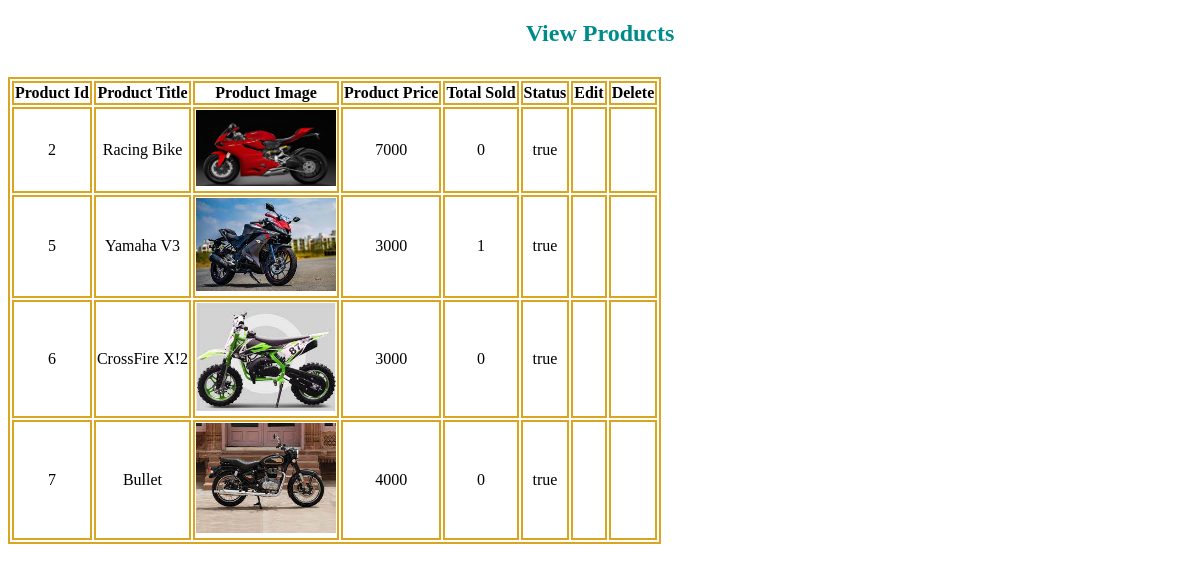
Screenshot of /admin_area/view_products.php with the database file from the repository.
### tables this page shows
CREATE TABLE `products` (
  `product_id` int(255) NOT NULL,
  `product_title` varchar(100) NOT NULL,
  `product_description` varchar(255) NOT NULL,
  `product_features` longtext NOT NULL,
  `product_keywords` varchar(255) NOT NULL,
  `category_id` int(20) NOT NULL,
  `brand_id` int(20) NOT NULL,
  `product_image1` varchar(255) NOT NULL,
  `product_image2` varchar(255) NOT NULL,
  `product_image3` varchar(255) NOT NULL,
  `price` varchar(100) NOT NULL,
  `date` timestamp NOT NULL DEFAULT current_timestamp() ON UPDATE current_timestamp(),
  `status` varchar(50) NOT NULL
);

### admin_area/view_products.php (the view, shortened to what this page needs)
<!DOCTYPE html>
<html lang="en">
<head>
</head>
<body>
    <h2>View Products</h2>
    <table class="table">
        <thead>
            <tr>
                <th>Product Id</th>
                <th>Product Title</th>
                <th>Product Image</th>
                <th>Product Price</th>
                <th>Total Sold</th>
                <th>Status</th>
                <th>Edit</th>
                <th>Delete</th>
            </tr>
        </thead>
        <tbody>
            <?php
                $get_products= "SELECT * FROM `products`";
                $result_products = mysqli_query($con,$get_products);
                while($row = mysqli_fetch_assoc($result_products))
                {
                    $product_id = $row['product_id'];
                    $product_title = $row['product_title'];
                    $product_image = $row['product_image1'];
                    $product_price = $row['price'];
                    $status = $row['status'];
            ?>
        <tr>
            <td><?php echo $product_id;?></td>
            <td><?php echo $product_title;?></td>
            <td><img class="product_img" src="./product_images/<?php echo $product_image;?>" alt=""></td>
            <td><?php echo $product_price;?></td>
            <td>
                <?php
                $sold_query = "SELECT * FROM `orders_pending` WHERE product_id=$product_id";
                $result_sold = mysqli_query($con,$sold_query);
                $sold_count = mysqli_num_rows($result_sold);
                echo $sold_count;
                ?>
            </td>
            <td><?php echo $status;?></td>
            <td><a href="index.php?edit_products=<?php echo $product_id;?>" class="text-dark"><i class="fa-solid fa-pen-to-square"></i></a></td>
            <td><a href="index.php?delete_products=<?php echo $product_id;?>" class="text-dark"><i class="fa-solid fa-trash"></i></a></td>
        </tr>
        <?php }?>
        </tbody>
    </table>
</body>
</html>

### admin_area/view_products.php (style rules this page uses)
h2 { text-align: center; color: darkcyan; }
.table,tr { border: 2px solid goldenrod; justify-content: center; text-align: center; margin-top: 30px; }
th { border: 2px solid goldenrod; }
td { border: 2px solid goldenrod; }
.product_img { width: 140px; object-fit: contain; }

### rows the page displays
products: product_id "2", product_title "Racing Bike", product_image1 (picture), price "7000", sold_count "0", status "true"
products: product_id "5", product_title "Yamaha V3", product_image1 (picture), price "3000", sold_count "1", status "true"
products: product_id "6", product_title "CrossFire X!2", product_image1 (picture), price "3000", sold_count "0", status "true"
products: product_id "7", product_title "Bullet", product_image1 (picture), price "4000", sold_count "0", status "true"
